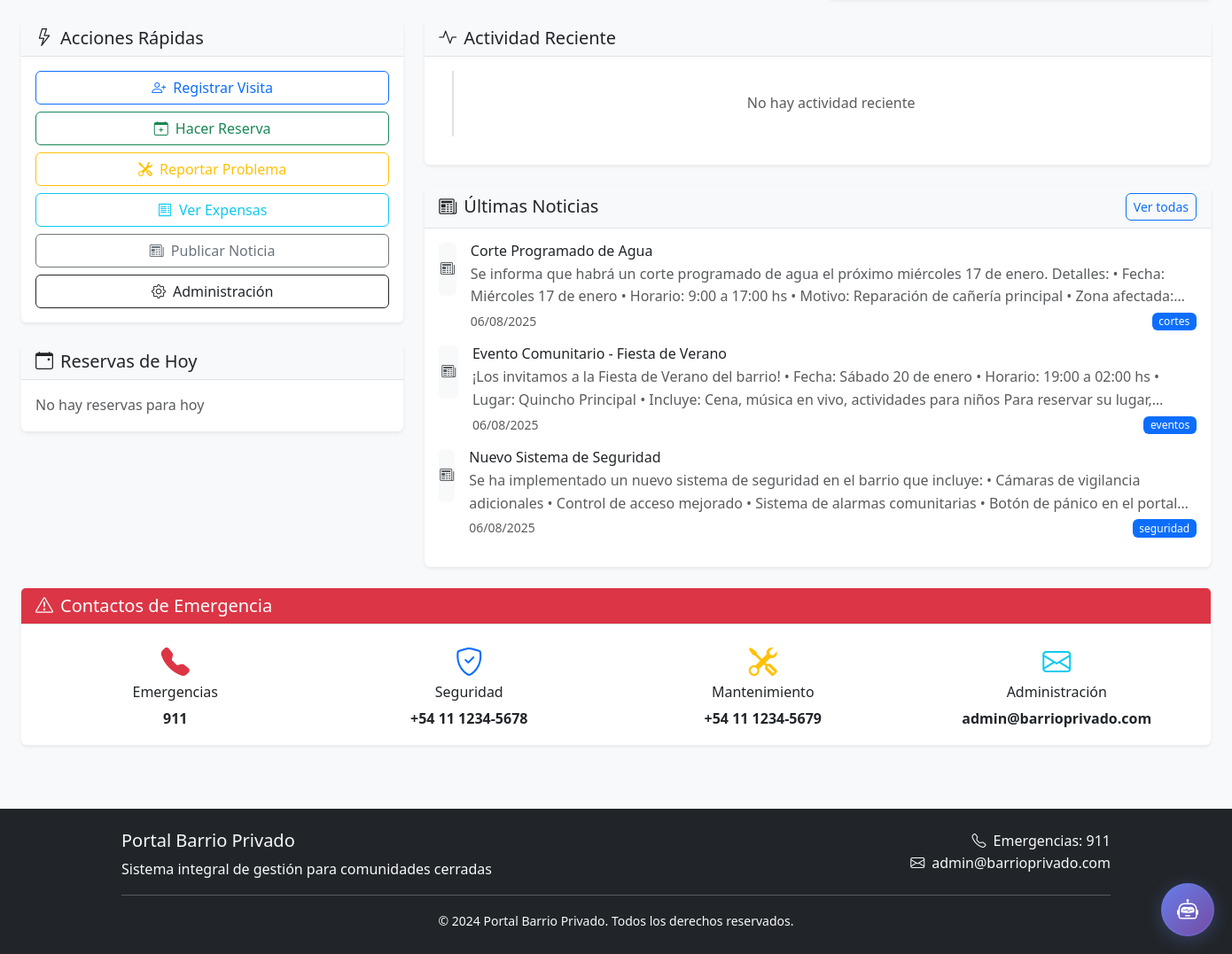
The page /dashboard (signed in, lower part) on the database as committed earlier.
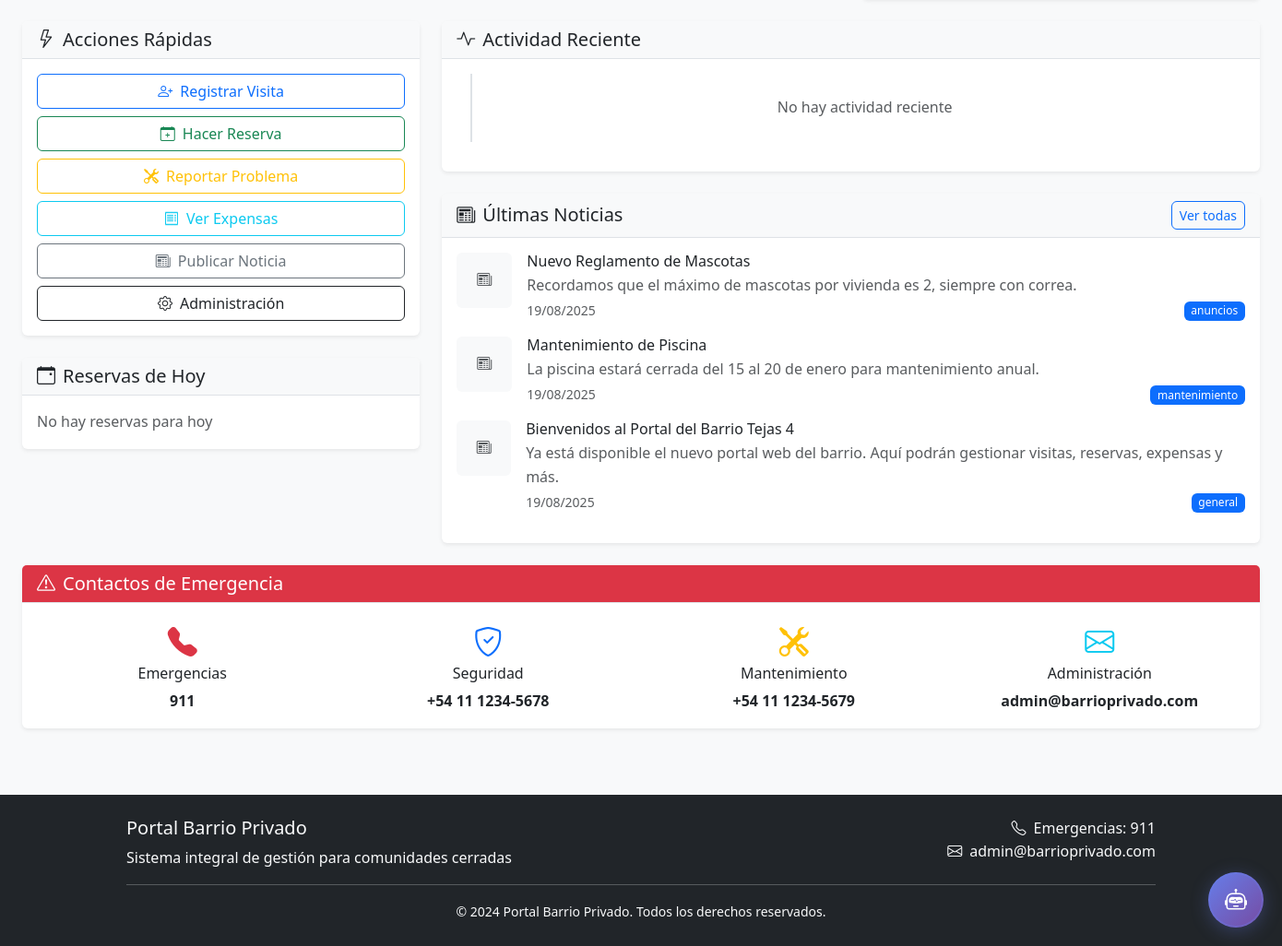
The same page on the database as committed later.
### models.py (models this page shows, shortened)
class News(db.Model):
    __tablename__ = 'news'
    id = db.Column(db.Integer, primary_key=True)
    title = db.Column(db.String(200), nullable=False)
    content = db.Column(db.Text, nullable=False)
    author_id = db.Column(db.Integer, db.ForeignKey('users.id'), nullable=False)
    category = db.Column(db.String(50))
    is_important = db.Column(db.Boolean, default=False)
    is_published = db.Column(db.Boolean, default=True)
    published_at = db.Column(db.DateTime, default=datetime.utcnow)
    expires_at = db.Column(db.DateTime)
    image_path = db.Column(db.String(200))
    created_at = db.Column(db.DateTime, default=datetime.utcnow)
    updated_at = db.Column(db.DateTime, default=datetime.utcnow, onupdate=datetime.utcnow)

### routes/main.py (the view)
@bp.route('/dashboard')
@login_required
def dashboard():
    today = datetime.utcnow().replace(hour=0, minute=0, second=0, microsecond=0)
    start_of_month = today.replace(day=1)
    user_stats = {
        'total_residents': User.query.filter_by(is_active=True, role='resident').count(),
        'active_reservations': Reservation.query.filter_by(user_id=current_user.id, status='active').count(),
        'pending_maintenance': Maintenance.query.filter_by(user_id=current_user.id, status='pending').count(),
        'today_visits': Visit.query.filter_by(resident_id=current_user.id).filter(Visit.created_at >= today).count(),
        'monthly_visits': Visit.query.filter_by(resident_id=current_user.id).filter(Visit.created_at >= start_of_month).count(),
        'monthly_reservations': Reservation.query.filter_by(user_id=current_user.id).filter(Reservation.created_at >= start_of_month).count(),
        'pending_expenses': Expense.query.filter_by(status='pending').count() if hasattr(Expense, 'status') else 0
    }
    recent_visits = Visit.query.filter_by(resident_id=current_user.id).order_by(Visit.created_at.desc()).limit(5).all()
    recent_reservations = Reservation.query.filter_by(user_id=current_user.id).order_by(Reservation.created_at.desc()).limit(5).all()
    recent_maintenance = Maintenance.query.filter_by(user_id=current_user.id).order_by(Maintenance.created_at.desc()).limit(5).all()
    recent_news = News.query.filter_by(is_published=True).order_by(News.created_at.desc()).limit(3).all()
    return render_template('dashboard.html',
                         stats=user_stats,
                         recent_visits=recent_visits,
                         recent_reservations=recent_reservations,
                         recent_maintenance=recent_maintenance,
                         recent_news=recent_news,
                         current_datetime=datetime.utcnow())

### performance_integration.py (called while the page is built)
    def setup_middleware(self):
        @self.app.before_request
        def before_request():
            request.start_time = datetime.now()
            logger.info(f"📥 {request.method} {request.path} - {request.remote_addr}")
        @self.app.after_request
        def after_request(response):
            if hasattr(request, 'start_time'):
                duration = (datetime.now() - request.start_time).total_seconds()
                response.headers['X-Response-Time'] = str(duration)
                if duration > 1.0:  # Más de 1 segundo
                    logger.warning(f"⚠️ Request lento: {request.path} ({duration:.2f}s)")
                else:
                    logger.info(f"📤 {request.method} {request.path} - {response.status_code} ({duration:.3f}s)")
            return response

### security.py (called while the page is built)
    def before_request(self):
        logger.info(f"{request.method} {request.path} - {request.remote_addr}")
        if request.path.startswith('/api/'):
            self.check_rate_limit()

### templates/dashboard.html (shortened to what the changed rows need)
{% extends "base.html" %}
{% block content %}
<div class="container-fluid">
    <div class="row g-4">
        <div class="col-lg-8">
            <div class="card mt-4">
                <div class="card-body">
                    {% for news_item in recent_news %}
                    <div class="d-flex align-items-start mb-3">
                        {% if news_item.image %}
                        <img src="{{ url_for('static', filename='uploads/' + news_item.image) }}"
                             class="rounded me-3" alt="{{ news_item.title }}"
                             style="width: 60px; height: 60px; object-fit: cover;">
                        {% else %}
                        <div class="bg-light rounded me-3 d-flex align-items-center justify-content-center"
                             style="width: 60px; height: 60px;">
                            <i class="bi bi-newspaper text-muted"></i>
                        </div>
                        {% endif %}
                        <div class="flex-grow-1">
                            <h6 class="mb-1">{{ news_item.title }}</h6>
                            <p class="text-muted mb-1 text-truncate-2">{{ news_item.content }}</p>
                            <div class="d-flex justify-content-between align-items-center">
                                <small class="text-muted">{{ news_item.created_at.strftime('%d/%m/%Y') }}</small>
                                <span class="badge bg-primary">{{ news_item.category }}</span>
                            </div>
                        </div>
                    </div>
                    {% else %}
                    <p class="text-muted text-center py-4">No hay noticias recientes</p>
                    {% endfor %}
                </div>
            </div>
        </div>
    </div>
</div>
{% endblock %}

Rows that differ between the two databases and show on the page:
no longer on this page (row unchanged): News: title "Corte Programado de Agua", content "Se informa que habrá un corte programado de agua el próximo miércoles 17 de enero. Detalles: • Fecha: Miércoles 17 de enero • Horario: 9:00 a 17:00 hs • Motivo: Reparación de cañería principal • Zona…", created_at "06/08/2025", category "cortes"
no longer on this page (row unchanged): News: title "Evento Comunitario - Fiesta de Verano", content "¡Los invitamos a la Fiesta de Verano del barrio! • Fecha: Sábado 20 de enero • Horario: 19:00 a 02:00 hs • Lugar: Quincho Principal • Incluye: Cena, música en vivo, actividades para niños Para reservar su…", created_at "06/08/2025", category "eventos"
no longer on this page (row unchanged): News: title "Nuevo Sistema de Seguridad", content "Se ha implementado un nuevo sistema de seguridad en el barrio que incluye: • Cámaras de vigilancia adicionales • Control de acceso mejorado • Sistema de alarmas comunitarias • Botón de pánico en el…", created_at "06/08/2025", category "seguridad"
added News: title "Nuevo Reglamento de Mascotas", content "Recordamos que el máximo de mascotas por vivienda es 2, siempre con correa.", created_at "19/08/2025", category "anuncios"
added News: title "Mantenimiento de Piscina", content "La piscina estará cerrada del 15 al 20 de enero para mantenimiento anual.", created_at "19/08/2025", category "mantenimiento"
added News: title "Bienvenidos al Portal del Barrio Tejas 4", content "Ya está disponible el nuevo portal web del barrio. Aquí podrán gestionar visitas, reservas, expensas y más.", created_at "19/08/2025", category "general"
